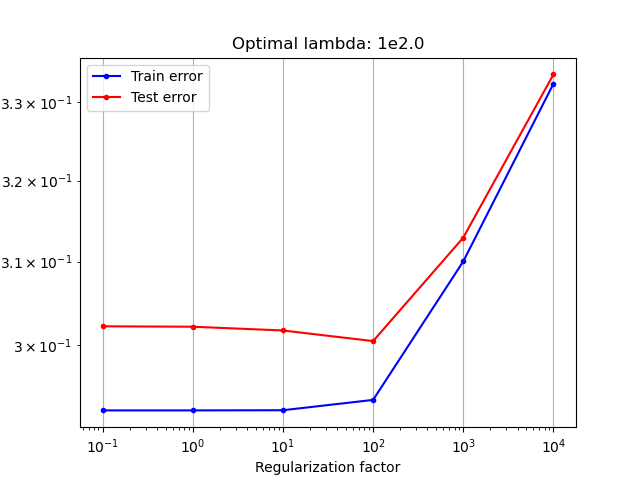

Write Python code to recreate this figure.
# -*- coding: utf-8 -*-
"""
Created on Mon Oct 31 13:16:52 2022

@author: s196140
"""

# -*- coding: utf-8 -*-
"""
Created on Thu Oct 27 09:55:05 2022
@author: karen
"""

#tranforming data so mean = 0, STD = 1
import numpy as np
import pandas as pd
from sklearn import linear_model
from matplotlib.pylab import (figure, semilogx, loglog, xlabel, ylabel, legend, 
                           title, subplot, show, grid,savefig,plot)
from scipy.io import loadmat
import sklearn.linear_model as lm
from sklearn import model_selection

# IMPORTING DATA
filename = 'data.csv'
df = pd.read_csv(filename)
raw_data = df.values  

cols = range(1, 10) 
X = raw_data[:,cols]
y = raw_data[:,10]
attributeNames = np.asarray(df.columns[cols])


# K = 10 fold Crossvalidation
cvf=10

# Values of lambda
lambdas = np.power(10.,range(0,5))

CV = model_selection.KFold(cvf, shuffle=True)
M = X.shape[1]
w = np.empty((M,cvf,len(lambdas)))
train_error = np.empty((cvf,len(lambdas)))
test_error = np.empty((cvf,len(lambdas)))
f = 0
y = y.squeeze()
for train_index, test_index in CV.split(X,y):
    X_train = X[train_index]
    y_train = y[train_index]
    X_test = X[test_index]
    y_test = y[test_index]
    
    # Standardize the training and set set based on training set moments
    mu = np.mean(X_train[:, 1:], 0)
    sigma = np.std(X_train[:, 1:], 0)
    
    X_train[:, 1:] = (X_train[:, 1:] - mu) / sigma
    X_test[:, 1:] = (X_test[:, 1:] - mu) / sigma
    
    # precompute terms
    Xty = X_train.T @ y_train
    XtX = X_train.T @ X_train
    for l in range(0,len(lambdas)):
        # Compute parameters for current value of lambda and current CV fold
        lambdaI = lambdas[l] * np.eye(M)
        lambdaI[0,0] = 0 # remove bias regularization
        w[:,f,l] = np.linalg.solve(XtX+lambdaI,Xty).squeeze()
        # Evaluate training and test performance
        train_error[f,l] = np.power(y_train-X_train @ w[:,f,l].T,2).mean(axis=0)
        test_error[f,l] = np.power(y_test-X_test @ w[:,f,l].T,2).mean(axis=0)

    f=f+1

opt_val_err = np.min(np.mean(test_error,axis=0))
opt_lambda = lambdas[np.argmin(np.mean(test_error,axis=0))]
train_err_vs_lambda = np.mean(train_error,axis=0)
test_err_vs_lambda = np.mean(test_error,axis=0)
mean_w_vs_lambda = np.squeeze(np.mean(w,axis=1))
    
    
#Optimal generalization error
print('Optimal value of error:' , opt_val_err)
print('Optimal value of lambda:' , opt_lambda)

figure(1)
title('Optimal lambda: 1e{0}'.format(np.log10(opt_lambda)))
loglog(lambdas,train_err_vs_lambda.T,'b.-',lambdas,test_err_vs_lambda.T,'r.-')
xlabel('Regularization factor')
ylabel('Squared error (10 fold crossvalidation)')
legend(['Train error','Test error'])
grid()
savefig('regression1.png')
show()

figure(2)
title('Effects of the selected attributes')
semilogx(lambdas,mean_w_vs_lambda.T[:,1:],'.-') # Don't plot the bias term
xlabel('Regularization factor')
ylabel('Mean Coefficient Values')
legend(attributeNames[1:], loc='best')
grid()
savefig('weigth1.png')
